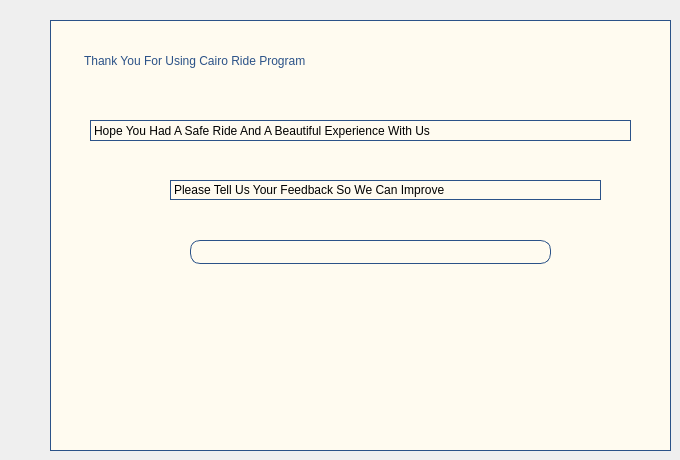
    <widget class="QWidget" name="end">
     <widget class="QWidget" name="widget_15" native="true">
      <property name="geometry">
       <rect>
        <x>50</x>
        <y>20</y>
        <width>621</width>
        <height>431</height>
       </rect>
      </property>
      <property name="styleSheet">
       <string notr="true">border:1px solid  rgb(43, 82, 136);


background-color: rgb(255, 251, 240);</string>
      </property>
      <widget class="QLabel" name="label_28">
       <property name="geometry">
        <rect>
         <x>40</x>
         <y>100</y>
         <width>541</width>
         <height>21</height>
        </rect>
       </property>
       <property name="styleSheet">
        <string notr="true">font: 700 12pt &quot;Times New Roman&quot;;</string>
       </property>
       <property name="text">
        <string>Hope You Had A Safe Ride And A Beautiful Experience With Us</string>
       </property>
      </widget>
      <widget class="QLabel" name="label_29">
       <property name="geometry">
        <rect>
         <x>30</x>
         <y>20</y>
         <width>571</width>
         <height>41</height>
        </rect>
       </property>
       <property name="styleSheet">
        <string notr="true">color: rgb(43, 82, 136);
border-color: rgb(255, 251, 240);
font: 700 30pt &quot;Times New Roman&quot;;</string>
       </property>
       <property name="text">
        <string>Thank You For Using Cairo Ride Program</string>
       </property>
      </widget>
      <widget class="QLineEdit" name="lineEdit_8">
       <property name="geometry">
        <rect>
         <x>140</x>
         <y>220</y>
         <width>361</width>
         <height>24</height>
        </rect>
       </property>
       <property name="styleSheet">
        <string notr="true">border-radius:10px;
font: 10pt &quot;Segoe UI&quot;;
border:1px solid  rgb(43, 82, 136);
</string>
       </property>
      </widget>
      <widget class="QLabel" name="label_30">
       <property name="geometry">
        <rect>
         <x>120</x>
         <y>160</y>
         <width>431</width>
         <height>20</height>
        </rect>
       </property>
       <property name="styleSheet">
        <string notr="true">font: 700 12pt &quot;Times New Roman&quot;;</string>
       </property>
       <property name="text">
        <string>Please Tell Us Your Feedback So We Can Improve</string>
       </property>
      </widget>
     </widget>
    </widget>
